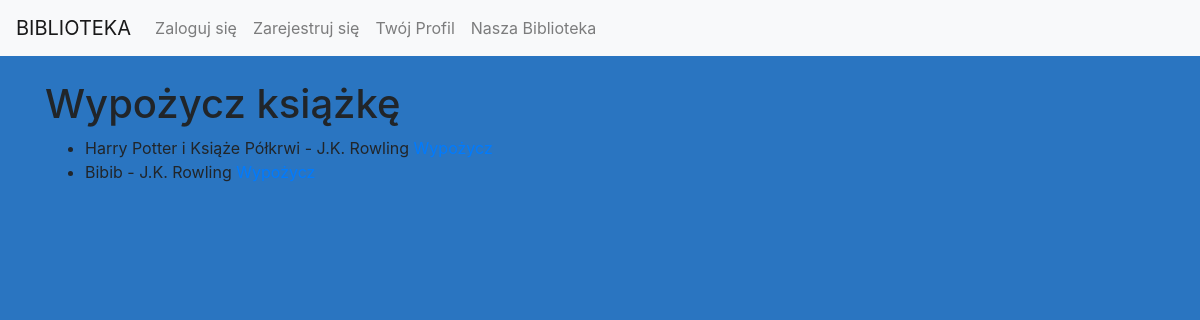
The app's page /wypozycz/ (signed in) with its own data.
### myapp/models.py (models this page shows, shortened)
class Ksiazka(models.Model):
    tytul = models.CharField(max_length=200)
    autor = models.ManyToManyField(Autor)
    wydawnictwo = models.IntegerField(choices=WYDAWNICTWA.choices)
    rok_wydania = models.CharField(max_length=4)
    liczba_stron = models.IntegerField()
    ISBN = models.CharField(max_length=13)
    okładka = models.IntegerField(choices=OKLADKA.choices)
    gatunek = models.ManyToManyField(Gatunek)
    class Meta:
        verbose_name = "Książka"
        verbose_name_plural = "Książki"

class Autor(models.Model):
    imie_autora = models.CharField(max_length=100)
    nazwisko_autora = models.CharField(max_length=100)
    def __str__(self):
        return f"{self.imie_autora} {self.nazwisko_autora}"
    class Meta:
        verbose_name = "Autor"
        verbose_name_plural = "Autorzy"

### myapp/views.py (the view)
# urls.py: path('wypozycz/', wypozycz_ksiazke, name='wypozycz_ksiazke'),
@login_required
def wypozycz_ksiazke(request):
    ksiazki = Ksiazka.objects.all()
    return render(request, 'myapp/wypozycz_ksiazke.html', {'ksiazki': ksiazki})

### myapp/templates/myapp/wypozycz_ksiazke.html
{% extends "base.html" %}
{% block content %}
<h1>Wypożycz książkę</h1>
<ul>
    {% for ksiazka in ksiazki %}
    <li>
        {{ ksiazka.tytul }} - {{ ksiazka.autor.all|join:", " }}
        <a href="{% url 'wypozycz' ksiazka.id %}">Wypożycz</a>
    </li>
    {% endfor %}
</ul>
{% endblock %}

### myapp/static/css/styles.css (style rules this page uses)
body { background-color: #2a75c1; }

### records on screen
Ksiazka: tytul "Harry Potter i Książe Półkrwi", autor.all "J.K. Rowling"
Ksiazka: tytul "Bibib", autor.all "J.K. Rowling"
